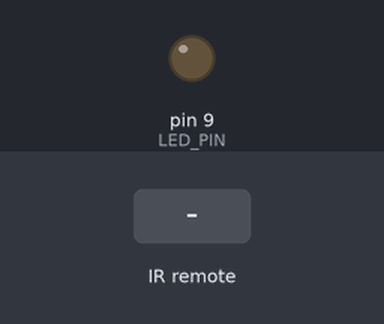
Bench run of a sketch on a simulated Arduino Uno, built with avr-gcc and run on an emulated ATmega328P. Shown: output pins drawn as LEDs (lit = HIGH). The inputs (shaded band) are chosen by the test bench.

Above: at 1.2 s.
1.3 s: infrared code 0x45 received
At 1.6 s:
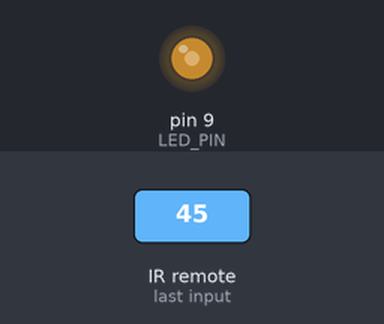
2.8 s: infrared code 0x46 received
At 4.0 s:
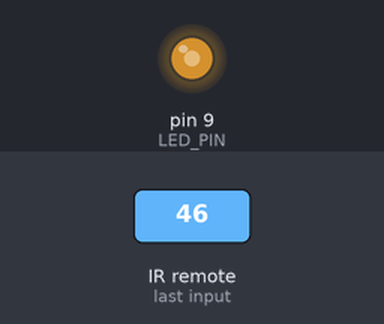
4.3 s: infrared code 0x15 received
At 5.1 s:
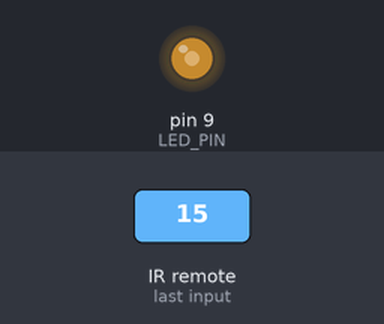
Timing chart, 0 to 7.3 s (numbered marks = the images above; inputs shaded):
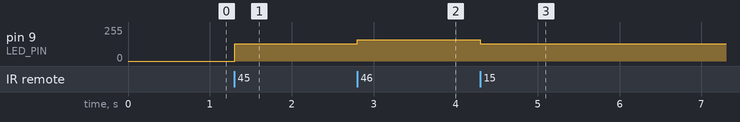

Measured:
- after the input at 1.3 s, pin 9 (LED_PIN): 0/255 → 128/255 at once
- after the input at 2.8 s, pin 9 (LED_PIN): 128/255 → 158/255 at once
- after the input at 4.3 s, pin 9 (LED_PIN): 158/255 → 128/255 at once

The sketch:

LED.ino
```cpp
#include <IRremote.hpp>

const int LED_PIN = 9;
int brightness = 128;
bool ledOn = false;

void setup() {
  pinMode(LED_PIN, OUTPUT);
  IrReceiver.begin(11, ENABLE_LED_FEEDBACK);
}

void loop() {
  if (IrReceiver.decode()) {
    int code = IrReceiver.decodedIRData.command;

    if (code == 0x45) {
      ledOn = !ledOn;
      analogWrite(LED_PIN, ledOn ? brightness : 0);
    }
    else if (code == 0x46 && ledOn) {
      brightness = min(255, brightness + 30);
      analogWrite(LED_PIN, brightness);
    }
    else if (code == 0x15 && ledOn) {
      brightness = max(10, brightness - 30);
      analogWrite(LED_PIN, brightness);
    }

    IrReceiver.resume();
  }
}
```
